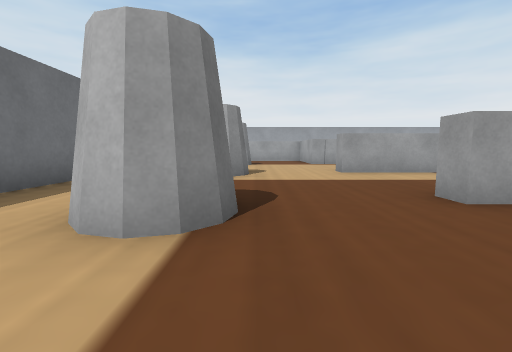
view 1 (above)

21 first-person views from a walk through a Webots world. The camera is 0.03 m above the floor, tilts 6° down and sees 90° across. The floor is counted in squares, 0.05 m on a side. Each view is taken from the middle of a square. On the plan, view 1 faces up. The plan holds only what a view shows up to about 9 squares ahead; the rest is blank. Robots are left out. Simple shapes and patterns stand in for the simulator's stock objects.

view 2
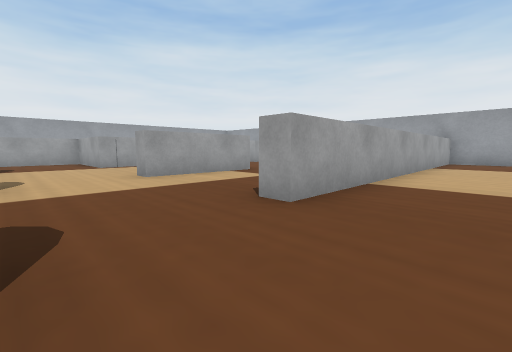

view 3
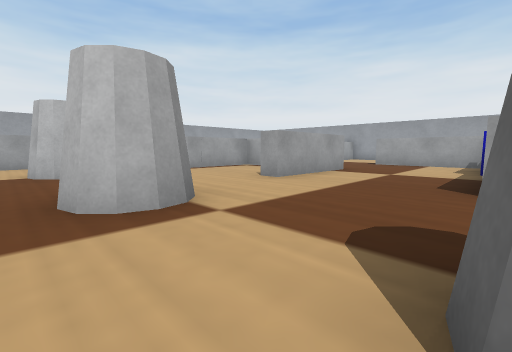

view 4
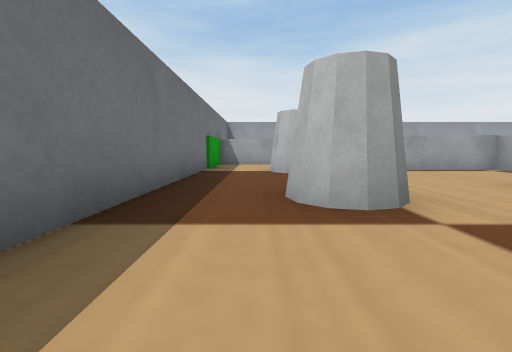

view 5
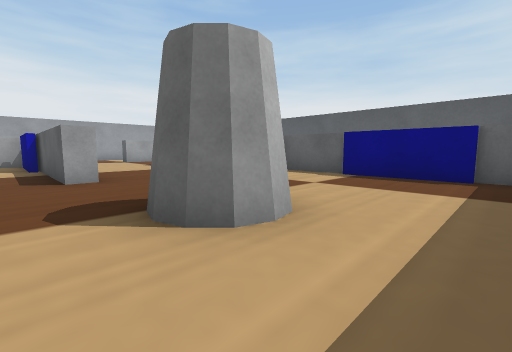

view 6
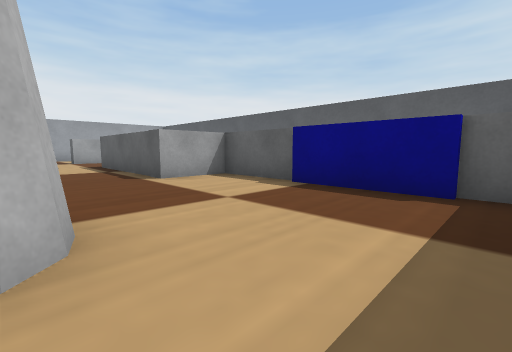

view 7
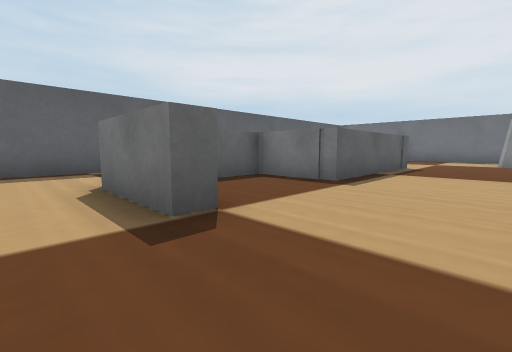

view 8
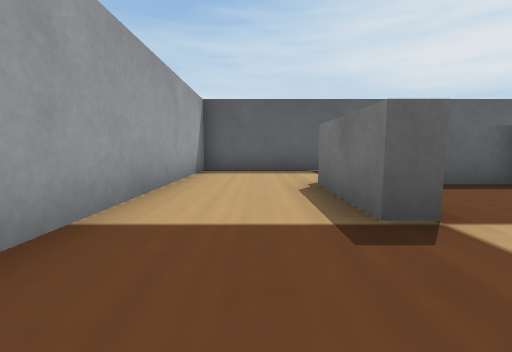

view 9
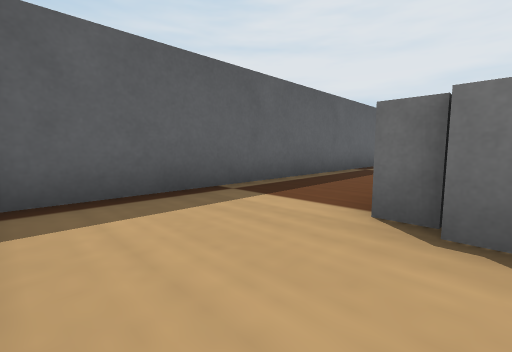

view 10
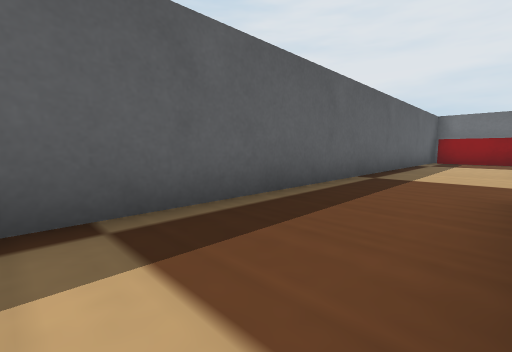

view 11
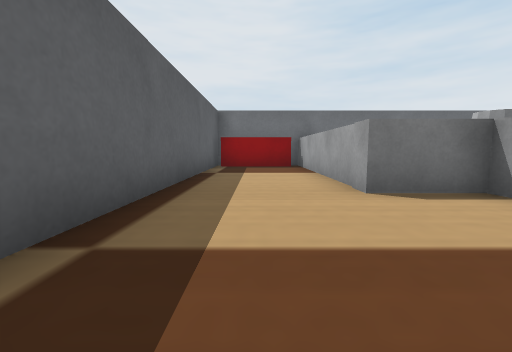

view 12
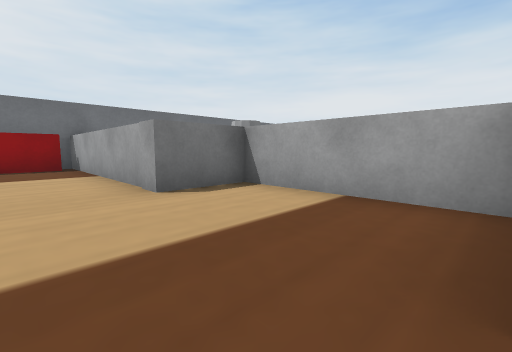

view 13
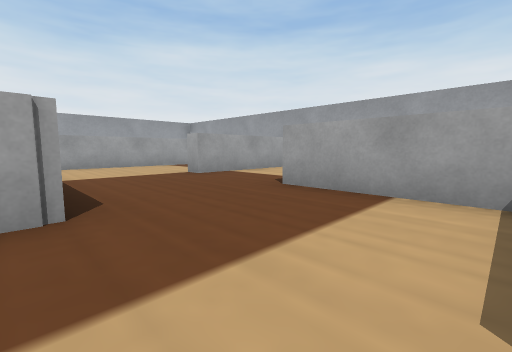

view 14
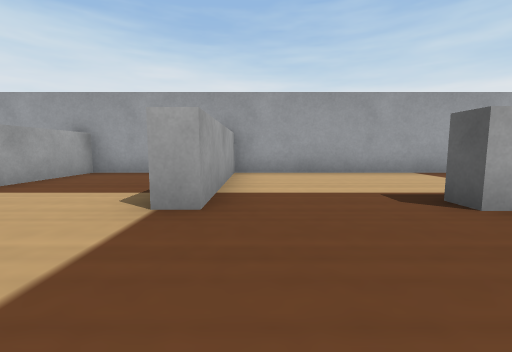

view 15
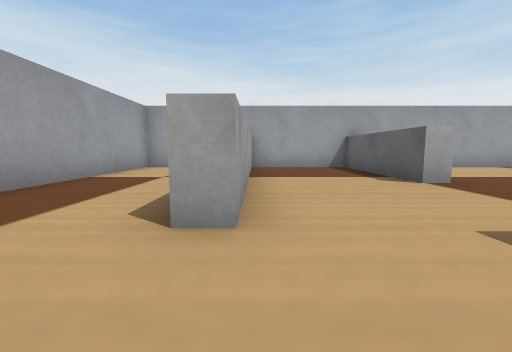

view 16
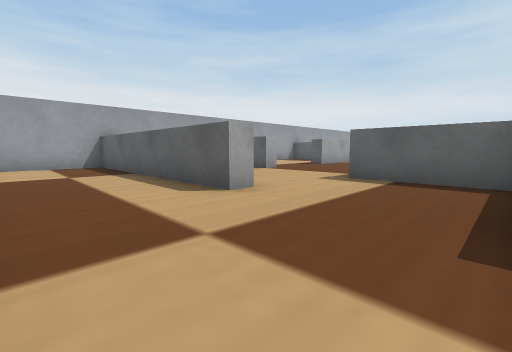

view 17
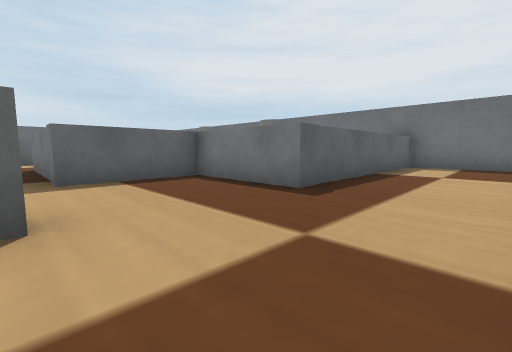

view 18
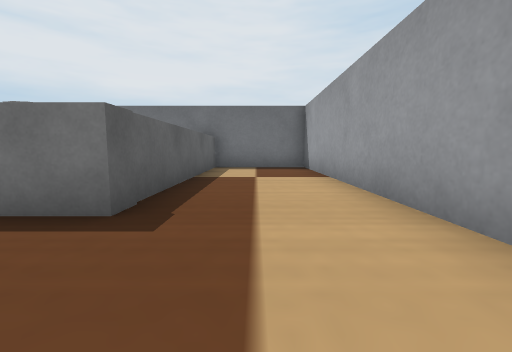

view 19
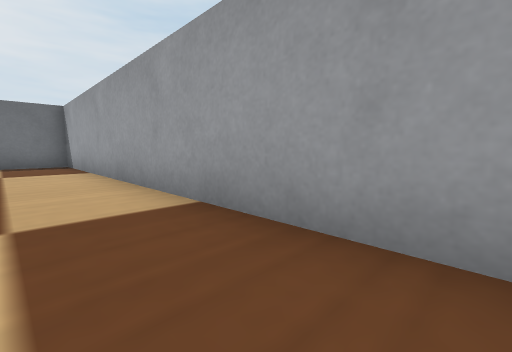

view 20
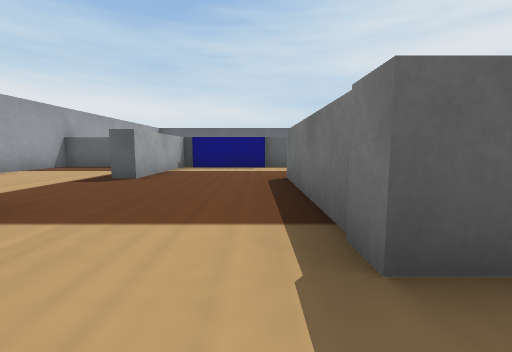

view 21
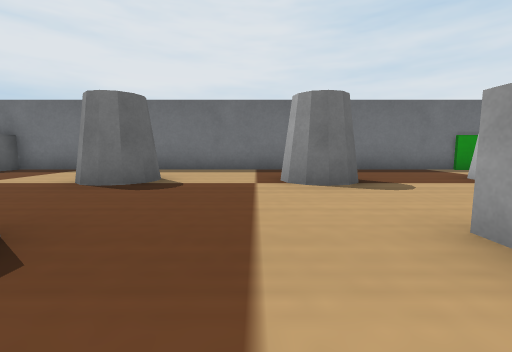

### Floor plan
Points are (right, up) in squares from view 1. A wall is a line through its corners. A room is listed if a view was taken in it or the views show most of it. See-through windows are left out.
Room 1 (views 1, 2, 3, 4, 5, 6, 7, 8, 9, 10, 11, 12, 13, 14, 15, 16, 17, 18, 19, 20, 21)
walls: (8.5, 3.3) (8.5, 6.8) (9, 6.8); (4.9, 10.3) (2.3, 10.3) (2.3, 11.6); (6.1, -0.8) (2.6, -0.8) (2.6, -2.4) (-0.5, -2.4); (10.9, 3.2) (12.5, 3.2) (12.5, 9.5) (8.5, 9.5) (8.5, 10) (12.5, 10) (12.5, 13.1) (5.9, 13.1) (5.9, 13.7) (12.5, 13.7) (12.5, 16.6) (-3.5, 16.6) (-3.5, 13.7) (2.7, 13.7) (2.7, 10.9) (5.4, 10.9) (5.4, 6.5) (2.3, 6.5) (2.3, 7.1); (9.4, -0.1) (9.9, -0.1) (9.9, -2.4); (11.1, 2.7) (2.3, 2.7) (2.3, 3.2) (6.4, 3.2); (-0.1, -2) (2, -2) (2, -0.3) (6.5, -0.3) (6.5, -2.3) (7.9, -2.3); (0.8, 13.1) (-2, 13.1); (-3.5, -0.1) (-3.5, -2) (-2.5, -2); (9.7, -2.2) (9.7, -2.9); (-3.5, 10.9) (-3.5, 2); (-2.4, -2.4) (-3.5, -2.4); (-2.2, -5.4) (12.5, -5.4) (12.5, 1.4)
objects: red box (-3, -5) to (-3, -3); green box (-3, 12); blue box (-2, -2) to (-1, -2); other object (-1, 2) to (0, 3); other object (-1, 6) to (0, 7); other object (-1, 9) to (0, 11); blue box (7, 3)

Where each view was taken, in squares from view 1:
view 1: 0 up, 0 right, facing up
view 2: 1 up, 0 right, facing up-right
view 3: 3 up, 2 left, facing up-right
view 4: 3 up, 2 left, facing up
view 5: 4 up, 3 left, facing down-right
view 6: 2 up, 3 left, facing down-right
view 7: 2 up, 11 right, facing down-left
view 8: 2 up, 11 right, facing down
view 9: 2 down, 12 right, facing down-left
view 10: 3 down, 10 right, facing down-left
view 11: 4 down, 6 right, facing left
view 12: 4 down, 6 right, facing up-left
view 13: 4 up, 5 right, facing up-right
view 14: 9 up, 6 right, facing right
view 15: 13 up, 4 right, facing right
view 16: 16 up, 3 right, facing down-right
view 17: 16 up, 6 right, facing down-left
view 18: 15 up, 5 right, facing left
view 19: 15 up, 7 right, facing up-left
view 20: 12 up, 6 right, facing down
view 21: 5 up, 4 right, facing left
